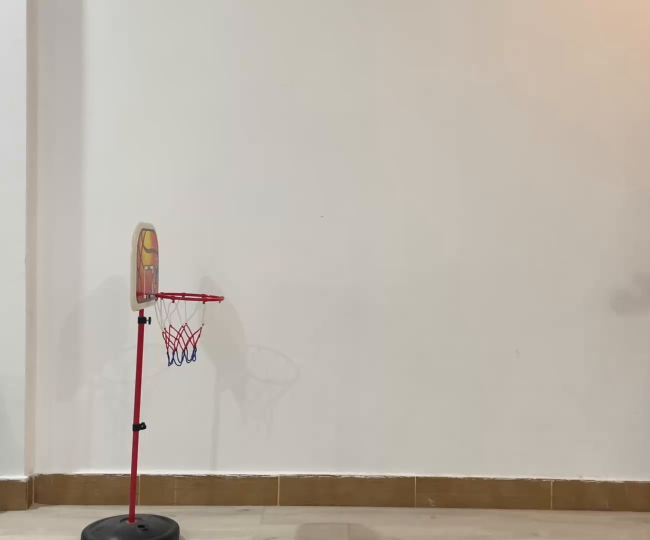
#> input picture frame 6 of Resources/Videos/video6.mp4, 1300 x 1080 px (shown at 1/2 size)
$ python main.py   (older library calls are emulated)
#> lines starting #> are read from the running program, lines starting #| are printed output that depends on the picture; after the words box and inside, x2 and y2 are one past the last pixel; in counts of white or black regions, pixels touching at a corner belong together
### ColorTrackingModule.py
import cv2
import numpy as np
import logging


class ColorFinder:
    def __init__(self, track_bar=False):
        self.trackBar = track_bar
        if self.trackBar:
            self.init_trackbars()

    def empty(self, a):
        pass

    # [29 lines left out: functions init_trackbars, get_values, not called in this run]

    def update(self, img, color=None):
        """
        :param img: Image in which color needs to be found
        :param color: List of lower and upper hsv range
        :return: (mask) bw image with white regions where color is detected
                 (imgColor) colored image only showing regions detected
        """
        img_color = []
        mask = []

        if self.trackBar:
            color = self.get_values()

        if isinstance(color, str):
            color = self.get_color_hsv(color, )

        if color:
            img_hsv = cv2.cvtColor(img, cv2.COLOR_BGR2HSV)
            lower = np.array([color['h_min'], color['s_min'], color['v_min']])
            upper = np.array([color['h_max'], color['s_max'], color['v_max']])
            mask = cv2.inRange(img_hsv, lower, upper)
            img_color = cv2.bitwise_and(img, img, mask=mask)
        return img_color, mask

    # [37 lines left out: functions get_color_hsv, main, not called in this run]


# [2 lines that do not run on import are left out]

### main.py
import cv2
import numpy as np
import math
from ColorTrackingModule import ColorFinder

VIDEO_NUM = 6
VIDEO_PATH = f'Resources/Videos/video{VIDEO_NUM}.mp4'
IMG_PATH = 'Resources/Ball.png'
# HSV colors of the ball
BALL_HSV = {'h_min': 8, 's_min': 96, 'v_min': 115, 'h_max': 14, 's_max': 255, 'v_max': 255}
# X range of the basket
X_RANGE = [330, 430]
# Y value of the basket
Y_BASKET = 590
# Points needed to do a prediction
POINTS = 10
# Delay between frames
DELAY = 10


def find_ball(img, mask, min_area=1000, threshold=0, draw=True, color=(255, 0, 0)):
    contours_found = []
    img_copy = img.copy()
    _, contours, hierarchy = cv2.findContours(mask, cv2.RETR_EXTERNAL, cv2.CHAIN_APPROX_NONE)

    for cnt in contours:
        area = cv2.contourArea(cnt)
        if area > min_area:
            peri = cv2.arcLength(cnt, True)
            approx = cv2.approxPolyDP(cnt, 0.02 * peri, True)
            if len(approx) == threshold or threshold == 0:
                x, y, w, h = cv2.boundingRect(approx)
                if draw:
                    cv2.drawContours(img_copy, cnt, -1, color, 3)
                    cv2.rectangle(img_copy, (x, y), (x + w, y + h), color, 2)
                    cv2.circle(img_copy, (x + (w // 2), y + (h // 2)), 5, color, cv2.FILLED)
                cx, cy = x + (w // 2), y + (h // 2)
                contours_found.append({"cnt": cnt, "area": area, "bbox": [x, y, w, h], "center": (cx, cy)})

    contours_found = sorted(contours_found, key=lambda a: a["area"], reverse=True)

    return img_copy, contours_found


def predict(img, pos_x, pos_y, x_max=0, draw=True):
    if pos_x and pos_y:
        a, b, c = np.polyfit(pos_x, pos_y, 2)

        if draw:
            for x in range(x_max + 1):
                y = int(a * (x**2) + b * x + c)
                cv2.circle(img, (x, y), 2, (255, 0, 255), cv2.FILLED)

        c -= Y_BASKET
        x = (-b - math.sqrt(b**2 - 4 * a * c)) // (2 * a)
        return X_RANGE[0] < x < X_RANGE[1]
    return False


def draw_path(img, pos_x, pos_y):
    for i, (x, y) in enumerate(zip(pos_x, pos_y)):
        cv2.circle(img, (x, y), 5, (0, 255, 0), cv2.FILLED)
        if i:
            cv2.line(img, (x, y), (pos_x[i - 1], pos_y[i - 1]), (0, 0, 255), 2)


def draw_result(img, text, position, scale=5, thickness=5, offset=20, text_color=(255, 255, 255),
                rect_color=(0, 200, 0), font=cv2.FONT_HERSHEY_PLAIN):
    x, y = position
    (w, h), _ = cv2.getTextSize(text, font, scale, thickness)
    x1, y1, x2, y2 = x - offset, y + offset, x + w + offset, y - h - offset
    cv2.rectangle(img, (x1, y1), (x2, y2), rect_color, cv2.FILLED)
    cv2.putText(img, text, (x, y), font, scale, text_color, thickness)

    return img, [x1, y2, x2, y1]


def main():
    # Initialize the video
    cap = cv2.VideoCapture(VIDEO_PATH)
    success, img = cap.read()
#> img is the input picture: shape (1080, 1300, 3); mean B, G, R 169.8, 180.4, 188.3

    # Create color finder object
    color_find = ColorFinder(False)

    pos_x = []
    pos_y = []
    x_max = len(img[0])
#> x_max = 1300
    res = False
    pause = False
    while success:
        if not pause:
            success, img = cap.read()
            if success:
                img = img[:900, :]
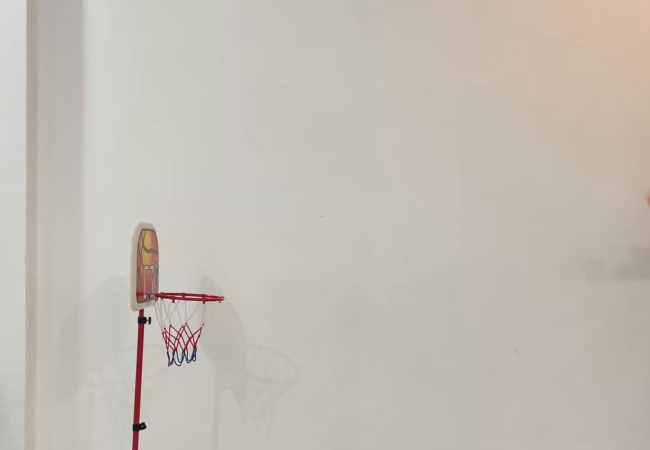
#> img: shape (900, 1300, 3) (shown at 1/2 size); mean B, G, R 180.1, 189.1, 195.6

                # Find the color
                img_color, mask = color_find.update(img, BALL_HSV)
#> in update, `img_hsv = cv2.cvtColor(img, cv2.COLOR_BGR2HSV)`: img_hsv: shape (900, 1300, 3); mean H, S, V 20.7, 20.7, 195.6
#> in update, `mask = cv2.inRange(img_hsv, lower, upper)`:
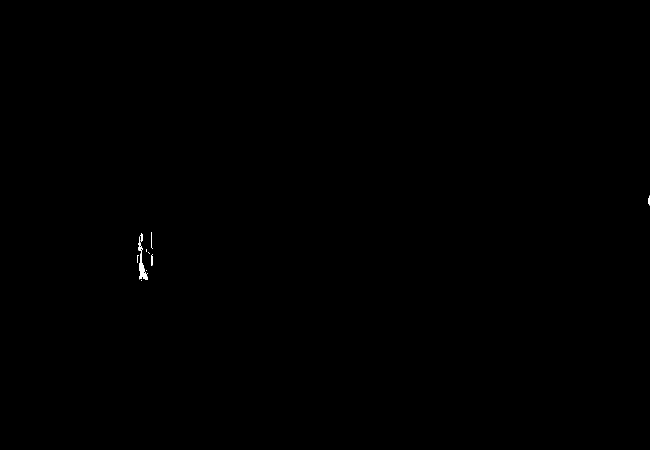
#> mask: shape (900, 1300) (shown at 1/2 size); 0.07% white; 18 white regions (10 under 20 px)

                # Find the ball
                img_contours, contours = find_ball(img, mask, min_area=500, draw=False)
#> in find_ball, `_, contours, hierarchy = cv2.findContours(mask, cv2.RETR_EXTERNAL, cv2..`: contours = 18 contours, 12 with area under 20; largest, box (x1, y1, x2, y2) and area: (278, 492, 289, 559) 337, (302, 510, 306, 531) 53, (1296, 391, 1300, 411) 38, (302, 464, 304, 496) 31, (291, 544, 296, 560) 29, (282, 466, 286, 484) 22
#> the loop in find_ball, `for cnt in contours:` made 18 passes
#> area on passes 3, 5, 11, 16, 17, 18: 29, 53, 337, 21.5, 31, 38
#> after the loop in find_ball, `for cnt in contours:`: contours_found = []
#> contours = []
                if contours:
                    cx, cy = contours[0]['center']
                    pos_x.append(cx)
                    pos_y.append(cy)

                # Do prediction
                if len(pos_x) <= POINTS:
                    res = predict(img_contours, pos_x, pos_y, x_max, True)
#> res = False

                # Display the image
                if len(pos_x) >= POINTS:
                    text = 'Miss'
                    color = (0, 0, 200)
                    if res:
                        text = 'Basket'
                        color = (0, 200, 0)
                    draw_result(img_contours, text, (50, 150), rect_color=color)
                draw_path(img_contours, pos_x, pos_y)
                img = cv2.resize(img_contours, (0, 0), None, 0.7, 0.7)
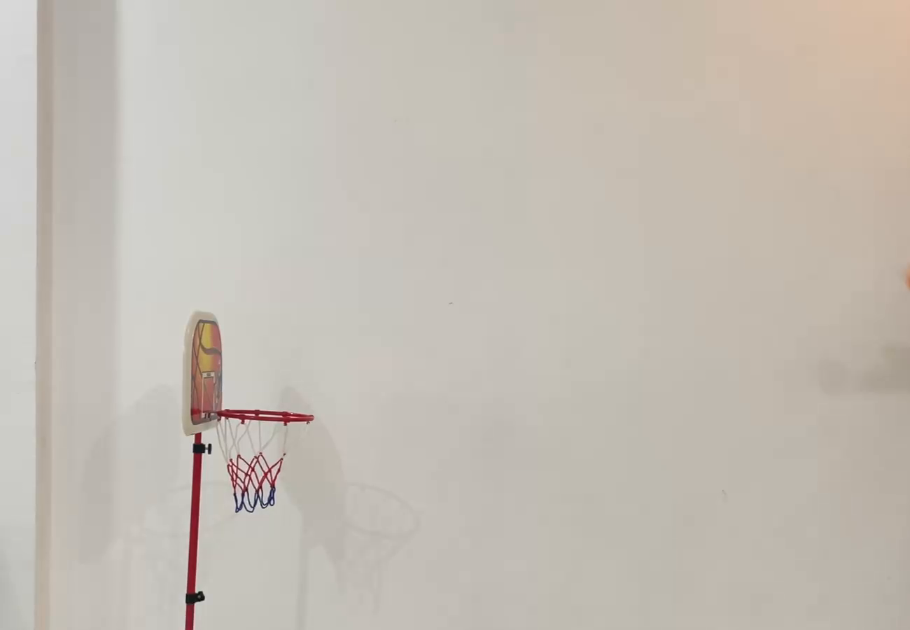
#> img: shape (630, 910, 3); mean B, G, R 180.1, 189, 195.6
                cv2.imshow("ImgColor", img)
                if len(pos_x) == POINTS:
                    pause = True
        key = cv2.waitKey(DELAY)
#> (key q is pressed here)
        if pause and key & 0xFF == ord('s'):
            pause = False
        elif key & 0xFF == ord('q'):
            break

    cap.release()
    cv2.destroyAllWindows()


if __name__ == '__main__':
    main()

$ run again, starting later in the video
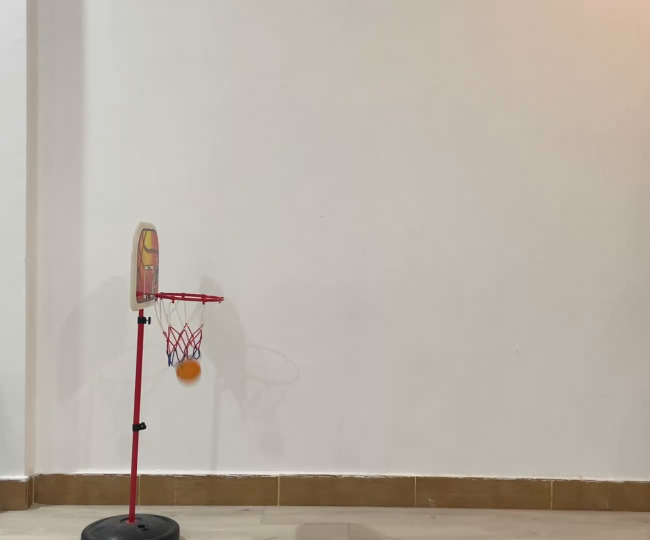
#> input picture frame 28 of Resources/Videos/video6.mp4, 1300 x 1080 px (shown at 1/2 size)
#> in main, img is the input picture: shape (1080, 1300, 3); mean B, G, R 167.3, 178, 186
#> x_max = 1300
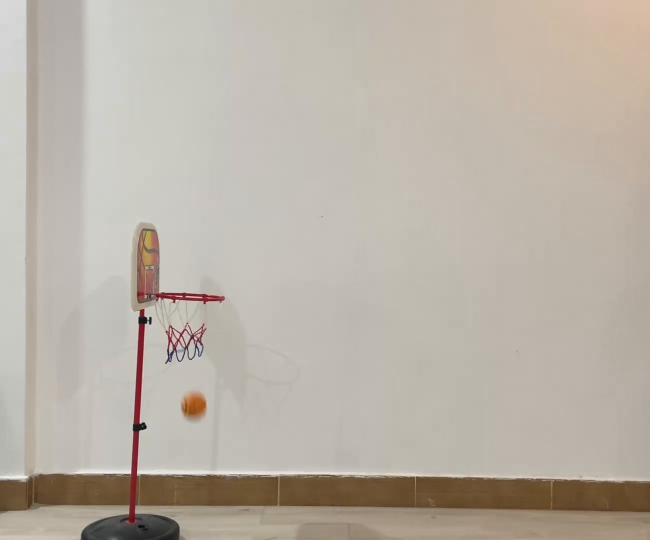
#> input picture frame 29 of Resources/Videos/video6.mp4, 1300 x 1080 px (shown at 1/2 size)
#> in main, img is the input picture: shape (1080, 1300, 3); mean B, G, R 167.2, 177.9, 185.9
#> img_hsv: shape (900, 1300, 3); mean H, S, V 20.9, 21.3, 193.3
#> mask: shape (900, 1300); 0.23% white; 13 white regions (7 under 20 px)
#> in find_ball, `_, contours, hierarchy = cv2.findContours(mask, cv2.RETR_EXTERNAL, cv2..`: contours = 13 contours, 7 with area under 20; largest, box (x1, y1, x2, y2) and area: (364, 788, 412, 834) 1722, (275, 466, 290, 558) 465, (298, 504, 308, 531) 76, (302, 476, 306, 496) 38, (292, 545, 298, 560) 36, (280, 544, 284, 558) 22
#> the loop in find_ball, `for cnt in contours:` made 13 passes
#> (area, peri, x, y, w, h, cx, cy) on pass 1: (1721.5, 164.7, 364, 790, 48, 44, 388, 812)
#> after the loop in find_ball, `for cnt in contours:`: contours_found = 1 item
#> in main, `cx, cy = contours[0]['center']`: cx = 388; cy = 812
#> in predict, `a, b, c = np.polyfit(pos_x, pos_y, 2)`: a = 0.0018; b = 0.698; c = 270.7
#> the loop in predict, `for x in range(x_max + 1):` made 1301 passes
#> y on passes 1 to 3: 270, 271, 272
#> in predict, `c -= Y_BASKET`: c = -319.3
#> in predict, `x = (-b - math.sqrt(b**2 - 4 * a * c)) // (2 * a)`: x = -658
#> res = False
#> the loop in draw_path, `for i, (x, y) in enumerate(zip(pos_x, pos_y)):` made 1 pass
#> (x, y) on pass 1: (388, 812)
#> in main, `img = cv2.resize(img_contours, (0, 0), None, 0.7, 0.7)`:
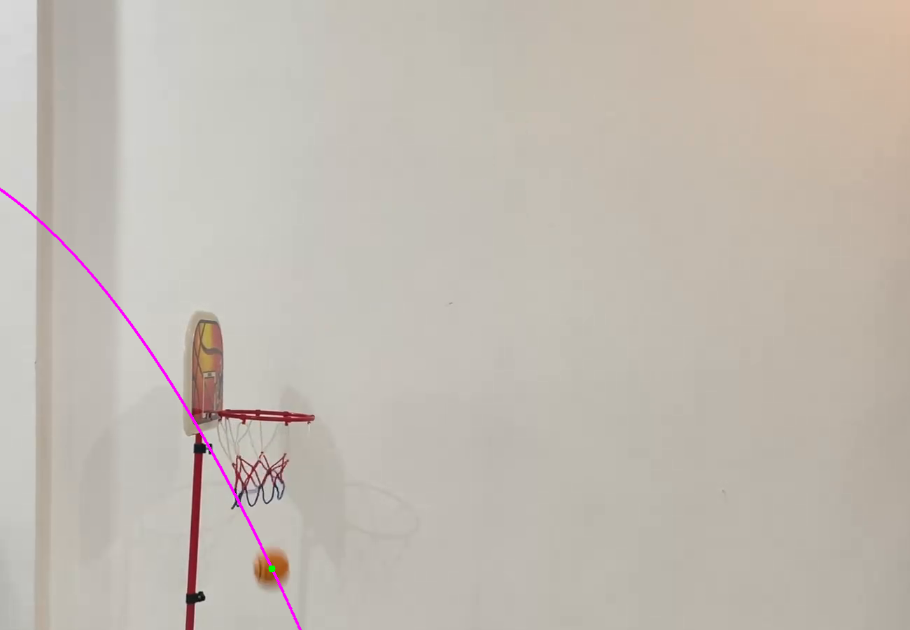
#> img: shape (630, 910, 3); mean B, G, R 177.8, 186.3, 193.5

$ run again, starting later in the video
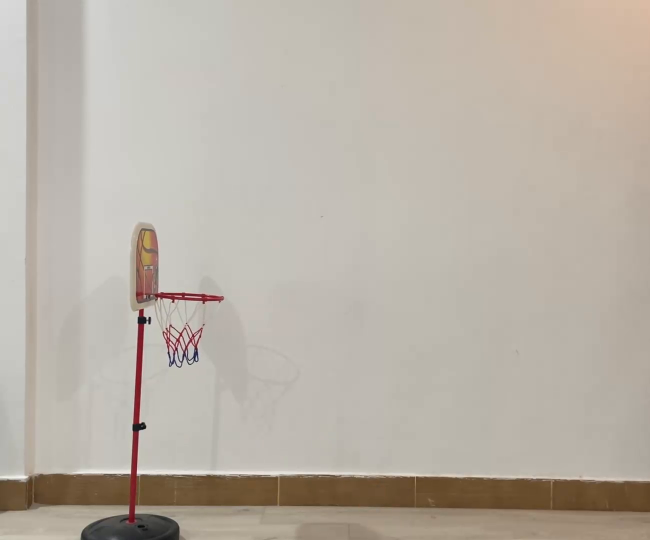
#> input picture frame 51 of Resources/Videos/video6.mp4, 1300 x 1080 px (shown at 1/2 size)
#> in main, img is the input picture: shape (1080, 1300, 3); mean B, G, R 166.6, 177, 185
#> x_max = 1300
#> img_hsv: shape (900, 1300, 3); mean H, S, V 20.7, 20.8, 192.3
#> mask: shape (900, 1300); 0.08% white; 11 white regions (7 under 20 px)
#> in find_ball, `_, contours, hierarchy = cv2.findContours(mask, cv2.RETR_EXTERNAL, cv2..`: contours = 11 contours, 7 with area under 20; largest, box (x1, y1, x2, y2) and area: (274, 466, 292, 558) 556, (302, 464, 306, 495) 62, (300, 508, 306, 530) 40, (290, 545, 296, 558) 36
#> the loop in find_ball, `for cnt in contours:` made 11 passes
#> (area, peri, approx, x, y, w, h, cx) on pass 8: (556, 290.7, [[284, 466], [274, 532], [280, 528], [288, 557]], 274, 466, 15, 92, 281)
#> after the loop in find_ball, `for cnt in contours:`: contours_found = 1 item
#> in main, `cx, cy = contours[0]['center']`: cx = 281; cy = 512
#> in predict, `a, b, c = np.polyfit(pos_x, pos_y, 2)`: a = 0.00216; b = 0.607; c = 170.7
#> the loop in predict, `for x in range(x_max + 1):` made 1301 passes
#> y on passes 1 to 3: 170, 171, 171
#> in predict, `c -= Y_BASKET`: c = -419.3
#> in predict, `x = (-b - math.sqrt(b**2 - 4 * a * c)) // (2 * a)`: x = -603
#> res = False
#> the loop in draw_path, `for i, (x, y) in enumerate(zip(pos_x, pos_y)):` made 1 pass
#> (x, y) on pass 1: (281, 512)
#> after the loop in draw_path, `for i, (x, y) in enumerate(zip(pos_x, pos_y)):`:
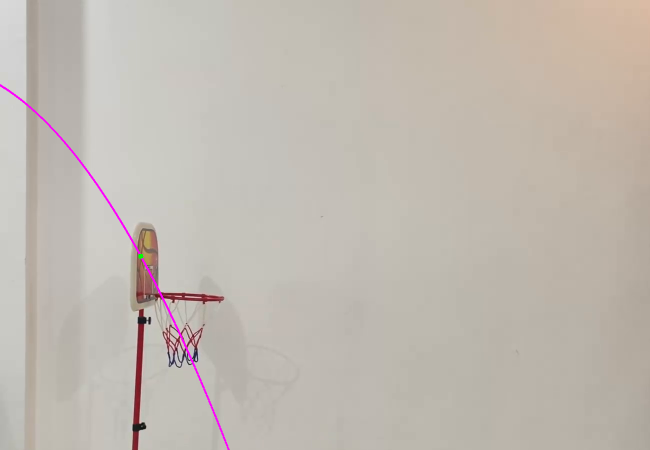
#> img: shape (900, 1300, 3) (shown at 1/2 size); mean B, G, R 177.2, 185.4, 192.5
#> in main, `img = cv2.resize(img_contours, (0, 0), None, 0.7, 0.7)`:
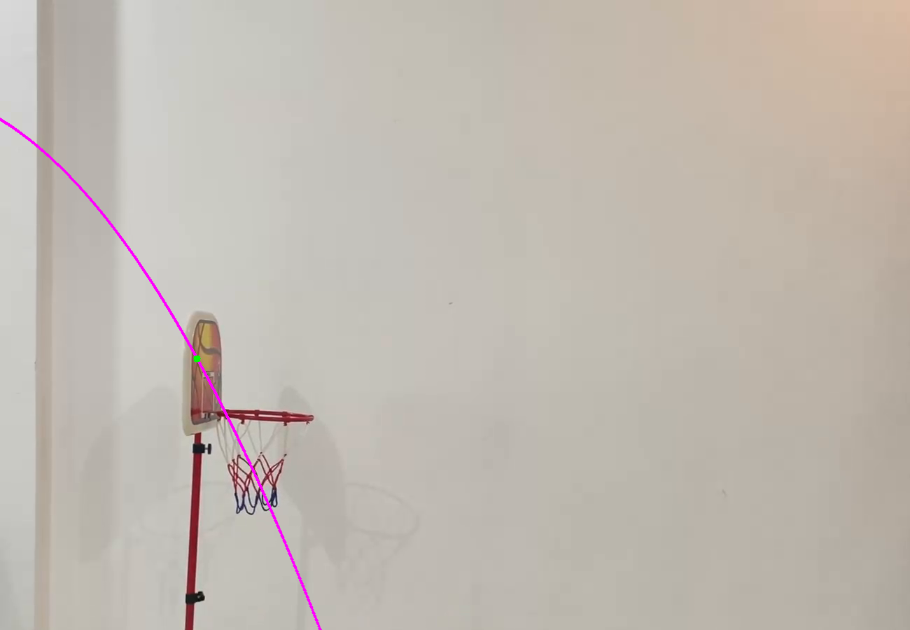
#> img: shape (630, 910, 3); mean B, G, R 177.2, 185.4, 192.5
